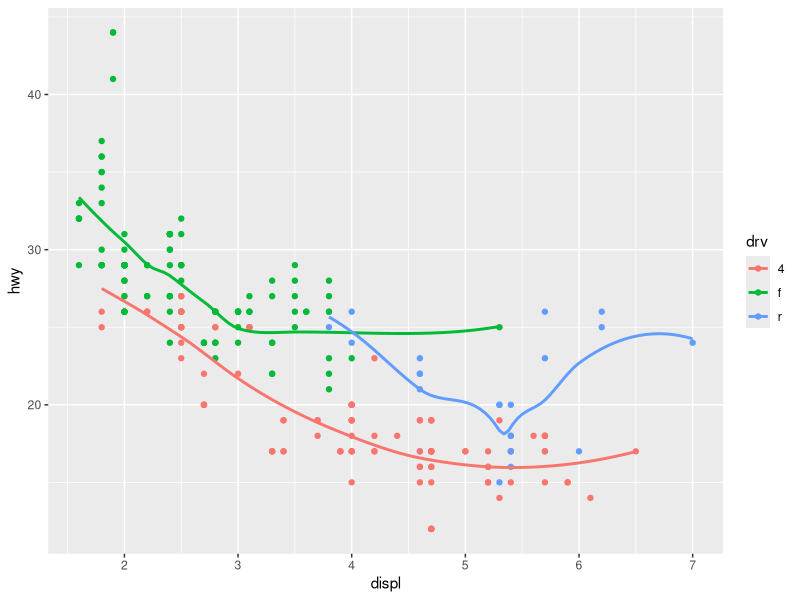
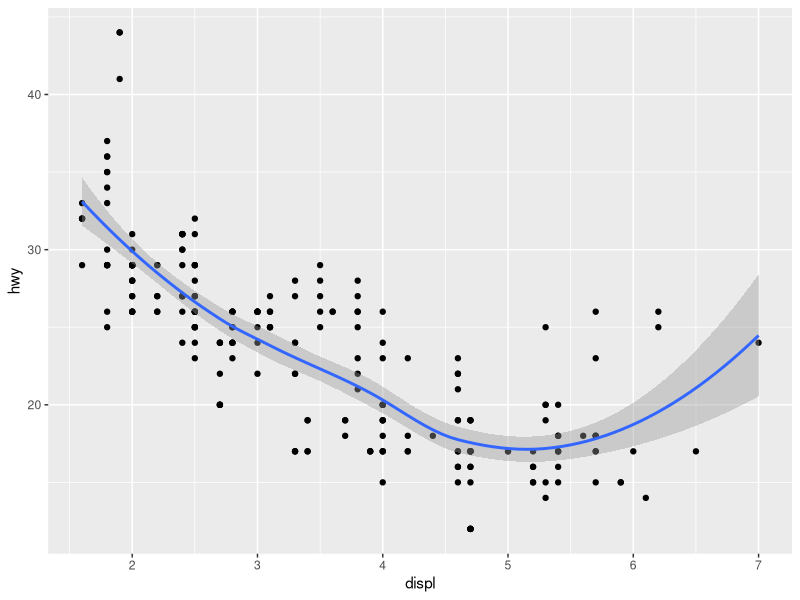
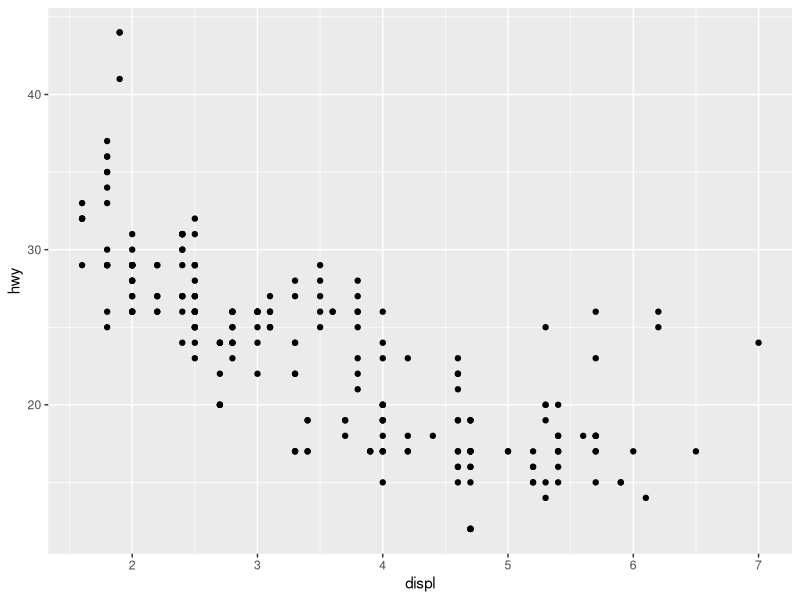

Reproduce these figures in R, in order. (Note: this script raises an error after producing the figures.)
library(tidyverse)
library(ggplot2)


# ggplot ------------------------------------------------------------------

ggplot(data = mpg, mapping = aes(x = displ,y = hwy,color = drv)) + 
  geom_point(mapping = aes()) +
  geom_smooth(mapping = aes(),se = FALSE) 
ggplot(data = mpg, mapping = aes(x = displ, y = hwy)) + 
  geom_point() + 
  geom_smooth()



ggplot(data = mpg) + 
  geom_point(mapping = aes(x = displ, y = hwy))

# transform ---------------------------------------------------------------

filter(mpg, cyl == 8)
filter(diamonds, carat > 3)
data("flights")
flights %>% 
  filter(arr_delay >= 2 & dest %in% c('HOU', 'IAH'))
delays <- not_cancelled %>% 
  group_by(tailnum) %>% 
  summarise(
    delay = mean(arr_delay, na.rm = TRUE),
    n = n()
)
not_cancelled <- flights %>% 
  filter(!is.na(dep_delay), !is.na(arr_delay))
delays %>% 
  filter(n > 20) %>% 
  ggplot(mapping = aes(x = n, y = delay)) + 
  geom_point(alpha = 0.1)
flights %>% 
  filter(!is.na(tailnum)) %>% 
  select('tailnum',ends_with('delay')) %>% 
  mutate(delay = arr_delay + dep_delay) %>% 
  arrange(delay)

diamonds <- diamonds
diamonds %>% ggplot(mapping = aes(x = carat,color =cut)) + geom_freqpoly(binwidth = 0.1)
